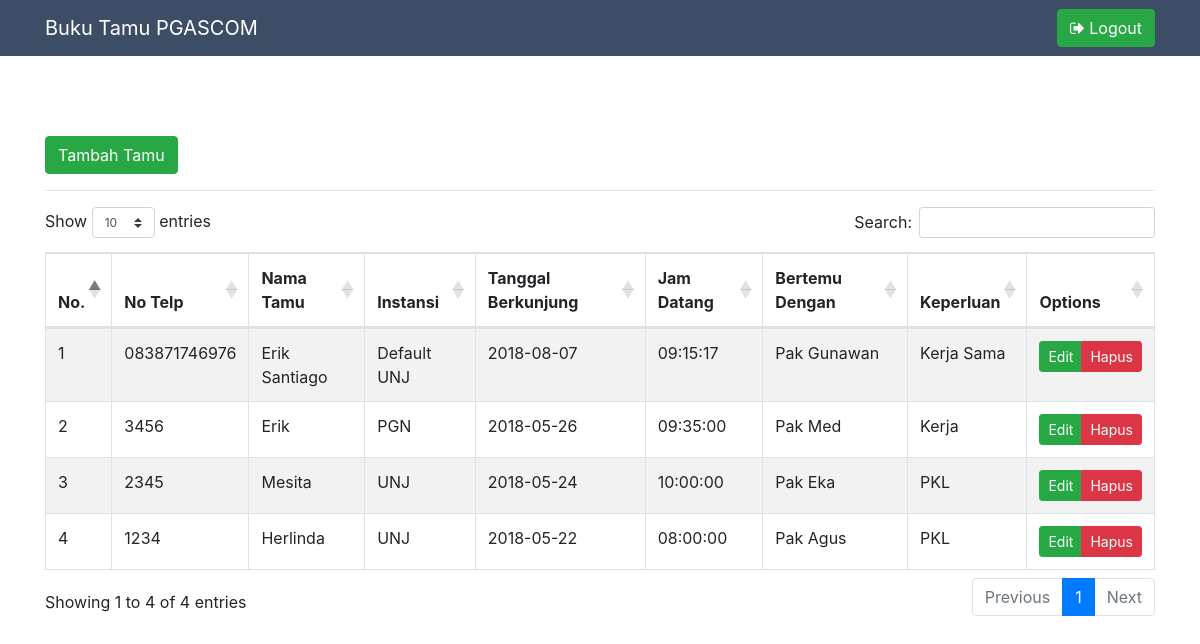
The app's page /index.php/buku with its own data.
### tables this page shows
CREATE TABLE `tbl_buku` (
  `id_buku` int(11) NOT NULL,
  `no_telp` varchar(13) NOT NULL,
  `nama_tamu` varchar(100) NOT NULL,
  `instansi` varchar(100) NOT NULL,
  `tanggal_berkunjung` date NOT NULL,
  `jam_datang` time NOT NULL,
  `bertemu` varchar(100) DEFAULT NULL,
  `keperluan` varchar(100) NOT NULL
);

### application/controllers/Buku.php (called while the page is built, shortened)
<?php
class Buku extends CI_Controller {
    public function __construct(){
        $this->load->model('model_buku');
    }
    public function index()
    {
        $data = array(
            'title'     => 'Data Tamu',
            'data_tamu' => $this->model_buku->get_all(),
        );
        $this->load->view('data_tamu', $data);
    }
}

### index.php (called while the page is built, shortened)
<?php
require_once BASEPATH.'core/CodeIgniter.php';

### application/models/Model_buku.php (called while the page is built, shortened)
<?php
class Model_buku extends CI_model{
    public function get_all()
    {
        $query = $this->db->select("*")
                 ->from('tbl_buku')
                 ->order_by('id_buku', 'DESC')
                 ->get();
        return $query->result();
    }
}

### application/views/data_tamu.php (the view, shortened to what this page needs)
<!DOCTYPE html>
<html>
<head>
    <link rel="stylesheet" type="text/css" href="https://cdnjs.cloudflare.com/ajax/libs/twitter-bootstrap/4.1.1/css/bootstrap.min.css">
    <link rel="stylesheet" type="text/css" href="https://maxcdn.bootstrapcdn.com/font-awesome/4.7.0/css/font-awesome.min.css">
    <link rel="stylesheet" type="text/css" href="https://cdn.datatables.net/1.10.16/css/dataTables.bootstrap4.min.css">
</head>
<body>
    <nav class="navbar navbar-inverse navbar-fixed-top">
      <div class="container">
        <div class="navbar-header">
          <a class="navbar-brand text-white" href="dashboard">Buku Tamu PGASCOM</a>
        </div>
                <a href="<?php echo base_url() ?>index.php/dashboard/logout" type="submit" class="btn btn-success"><i class="fa fa-sign-out"></i> Logout</a>
            </div>
    </nav>
    <div class="container" style="margin-top: 80px">
        <a href="<?php echo base_url() ?>buku/tambah/" class="btn btn-md btn-success">Tambah Tamu</a>
        <hr>
        <div class="table-responsive">
            <table id="table" class="table table-striped table-bordered table-hover">
                <thead>
                  <tr>
                    <th>No.</th>
                    <th>No Telp</th>
                    <th>Nama Tamu</th>
                    <th>Instansi</th>
                    <th>Tanggal Berkunjung</th>
                    <th>Jam Datang</th>
                    <th>Bertemu Dengan</th>
                    <th>Keperluan</th>
                    <th>Options</th>
                  </tr>
                </thead>
                <tbody>
                <?php
                    $no = 1;
                    foreach($data_tamu as $hasil){
                ?>
                  <tr>
                    <td><?php echo $no++ ?></td>
                    <td><?php echo $hasil->no_telp ?></td>
                    <td><?php echo $hasil->nama_tamu ?></td>
                    <td><?php echo $hasil->instansi ?></td>
                    <td><?php echo $hasil->tanggal_berkunjung ?></td>
                    <td><?php echo $hasil->jam_datang ?></td>
                    <td><?php echo $hasil->bertemu ?></td>
                    <td><?php echo $hasil->keperluan ?></td>
                    <td>
                        <div class="btn-group">
                            <a href="<?php echo base_url() ?>buku/edit/<?php echo $hasil->id_buku ?>" class="btn btn-sm btn-success">Edit</a>
                            <a href="<?php echo base_url() ?>buku/hapus/<?php echo $hasil->id_buku ?>" class="btn btn-sm btn-danger">Hapus</a>
                        </div>
                    </td>
                  </tr>
                <?php } ?>
                </tbody>
              </table>
        </div>
    </div>
</body>
</html>

### application/views/data_tamu.php (style rules this page uses)
.navbar-inverse { background-color: #3e4d66 }

### records on screen
tbl_buku: no_telp "083871746976", nama_tamu "Erik Santiago", instansi "Default UNJ", tanggal_berkunjung "2018-08-07", jam_datang "09:15:17", bertemu "Pak Gunawan", keperluan "Kerja Sama"
tbl_buku: no_telp "3456", nama_tamu "Erik", instansi "PGN", tanggal_berkunjung "2018-05-26", jam_datang "09:35:00", bertemu "Pak Med", keperluan "Kerja"
tbl_buku: no_telp "2345", nama_tamu "Mesita", instansi "UNJ", tanggal_berkunjung "2018-05-24", jam_datang "10:00:00", bertemu "Pak Eka", keperluan "PKL"
tbl_buku: no_telp "1234", nama_tamu "Herlinda", instansi "UNJ", tanggal_berkunjung "2018-05-22", jam_datang "08:00:00", bertemu "Pak Agus", keperluan "PKL"
